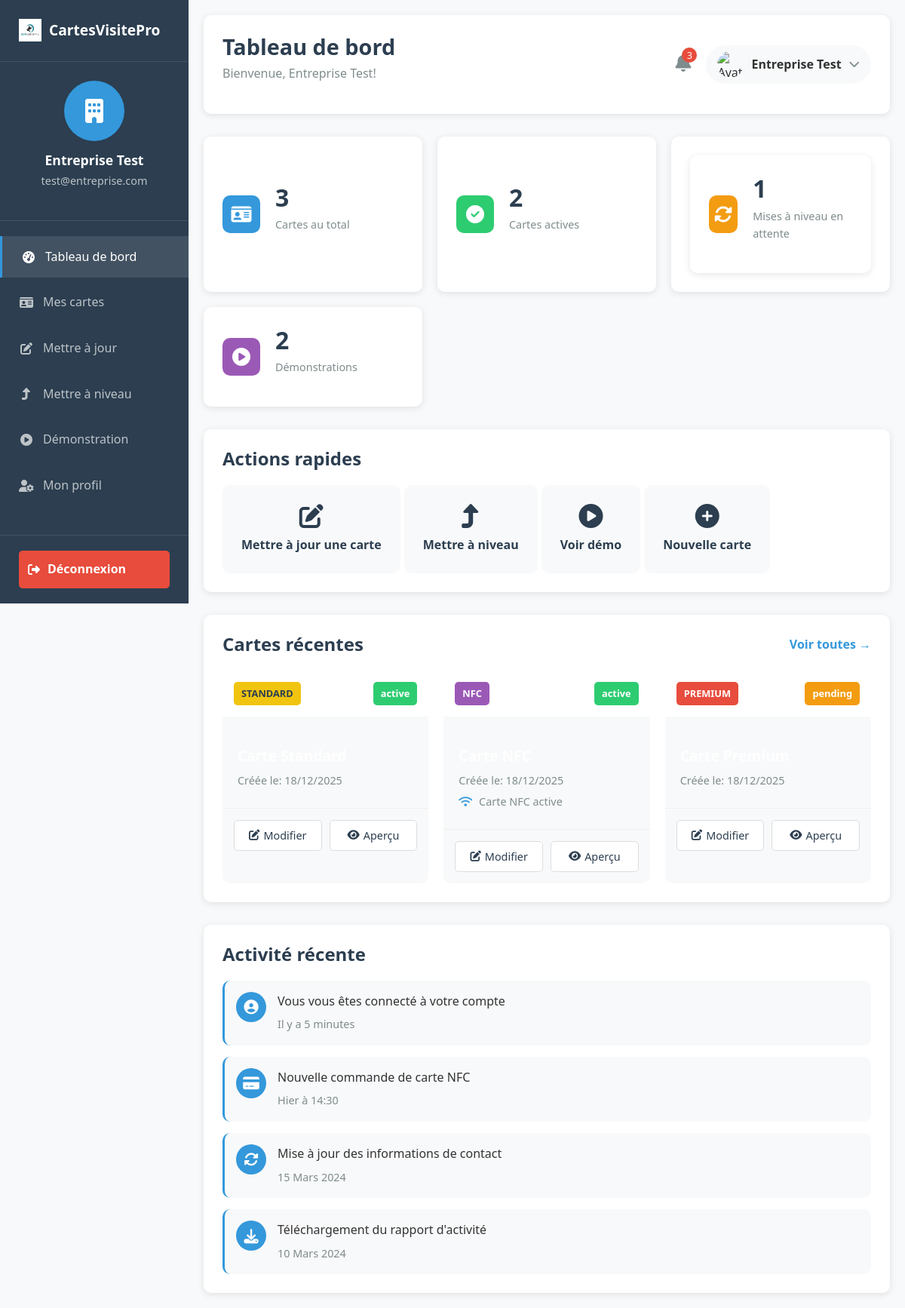
/client/dashboard.php (signed in), run on the app's committed database.
### tables this page shows
CREATE TABLE clients (
    id INT PRIMARY KEY AUTO_INCREMENT,
    company_name VARCHAR(100) NOT NULL,
    contact_person VARCHAR(100) NOT NULL,
    email VARCHAR(100) UNIQUE NOT NULL,
    password VARCHAR(255) NOT NULL,
    phone VARCHAR(20),
    address TEXT,
    city VARCHAR(50),
    postal_code VARCHAR(10),
    country VARCHAR(50) DEFAULT 'France',
    vat_number VARCHAR(50),
    subscription_type ENUM('free', 'basic', 'premium', 'enterprise') DEFAULT 'free',
    is_active BOOLEAN DEFAULT TRUE,
    email_verified BOOLEAN DEFAULT FALSE,
    verification_token VARCHAR(100),
    reset_token VARCHAR(100),
    reset_token_expiry DATETIME,
    last_login DATETIME,
    preferences JSON,
    created_at TIMESTAMP DEFAULT CURRENT_TIMESTAMP,
    updated_at TIMESTAMP DEFAULT CURRENT_TIMESTAMP ON UPDATE CURRENT_TIMESTAMP
);

CREATE TABLE client_cards (
    id INT PRIMARY KEY AUTO_INCREMENT,
    client_id INT NOT NULL,
    product_id INT NOT NULL,
    order_number VARCHAR(20) UNIQUE,
    card_type ENUM('standard', 'nfc', 'premium') NOT NULL,
    design_data JSON,
    nfc_data JSON NULL,
    status ENUM('draft', 'pending', 'processing', 'shipped', 'delivered', 'active', 'expired', 'upgrading', 'cancelled') DEFAULT 'draft',
    quantity INT DEFAULT 100,
    unit_price DECIMAL(10,2) NOT NULL,
    total_price DECIMAL(10,2) NOT NULL,
    vat_amount DECIMAL(10,2) DEFAULT 0,
    delivery_address TEXT,
    tracking_number VARCHAR(100),
    estimated_delivery DATE,
    actual_delivery DATE,
    notes TEXT,
    created_at TIMESTAMP DEFAULT CURRENT_TIMESTAMP,
    updated_at TIMESTAMP DEFAULT CURRENT_TIMESTAMP ON UPDATE CURRENT_TIMESTAMP,
    FOREIGN KEY (client_id) REFERENCES clients(id) ON DELETE CASCADE,
    FOREIGN KEY (product_id) REFERENCES products(id)
);

CREATE TABLE products (
    id INT PRIMARY KEY AUTO_INCREMENT,
    name VARCHAR(100) NOT NULL,
    description TEXT,
    category ENUM('standard', 'nfc', 'premium') NOT NULL,
    base_price DECIMAL(10,2) NOT NULL,
    features JSON,
    options JSON,
    is_active BOOLEAN DEFAULT TRUE,
    stock_quantity INT DEFAULT 0,
    delivery_days INT DEFAULT 5,
    created_at TIMESTAMP DEFAULT CURRENT_TIMESTAMP,
    updated_at TIMESTAMP DEFAULT CURRENT_TIMESTAMP ON UPDATE CURRENT_TIMESTAMP
);

### client/dashboard.php (the view, shortened to what this page needs)
<?php
$db = Database::getInstance();
$client_id = $_SESSION['client_id'];
$stmt = $db->prepare("SELECT company_name, email, phone, address FROM clients WHERE id = ?");
$stmt->execute([$client_id]);
$client = $stmt->fetch();
$stmt = $db->prepare("
    SELECT cc.*, p.name as product_name, p.category
    FROM client_cards cc
    JOIN products p ON cc.product_id = p.id
    WHERE cc.client_id = ?
    ORDER BY cc.created_at DESC
");
$stmt->execute([$client_id]);
$cards = $stmt->fetchAll();
$stmt = $db->prepare("SELECT status, COUNT(*) as count FROM client_cards WHERE client_id = ? GROUP BY status");
$stmt->execute([$client_id]);
$status_counts = $stmt->fetchAll(PDO::FETCH_KEY_PAIR);
$stmt = $db->prepare("SELECT COUNT(*) FROM demos WHERE client_id = ?");
$stmt->execute([$client_id]);
$demo_count = $stmt->fetchColumn();
$stmt = $db->prepare("
    SELECT COUNT(*)
    FROM upgrade_requests ur
    JOIN client_cards cc ON ur.card_id = cc.id
    WHERE cc.client_id = ? AND ur.status = 'pending'
");
$stmt->execute([$client_id]);
$pending_upgrades = $stmt->fetchColumn();
?>
<!DOCTYPE html>
<html lang="fr">
<head>
    <link rel="stylesheet" href="../assets/css/style.css">
    <link rel="stylesheet" href="../assets/css/client.css">
    <link rel="stylesheet" href="https://cdnjs.cloudflare.com/ajax/libs/font-awesome/6.4.0/css/all.min.css">
</head>
<body class="client-dashboard">
    <div class="sidebar">
        <div class="sidebar-header">
            <a href="../index.html" class="logo">
                <img src="../assets/images/logo.png" alt="CartesVisitePro">
                <span>CartesVisitePro</span>
            </a>
        </div>
        <div class="client-info">
            <div class="client-avatar">
                <i class="fas fa-building"></i>
            </div>
            <h3><?php echo htmlspecialchars($client['company_name']); ?></h3>
            <p><?php echo htmlspecialchars($client['email']); ?></p>
        </div>
        <nav class="sidebar-nav">
            <ul>
                <li class="active"><a href="dashboard.php"><i class="fas fa-tachometer-alt"></i> Tableau de bord</a></li>
                <li><a href="my-cards.php"><i class="fas fa-id-card"></i> Mes cartes</a></li>
                <li><a href="update-card.php"><i class="fas fa-edit"></i> Mettre à jour</a></li>
                <li><a href="upgrade-card.php"><i class="fas fa-level-up-alt"></i> Mettre à niveau</a></li>
                <li><a href="demo.php"><i class="fas fa-play-circle"></i> Démonstration</a></li>
                <li><a href="profile.php"><i class="fas fa-user-cog"></i> Mon profil</a></li>
            </ul>
        </nav>
        <div class="sidebar-footer">
            <a href="logout.php" class="btn-logout"><i class="fas fa-sign-out-alt"></i> Déconnexion</a>
        </div>
    </div>
    <div class="main-content">
        <header class="dashboard-header">
            <div class="header-left">
                <h1>Tableau de bord</h1>
                <p>Bienvenue, <?php echo htmlspecialchars($client['company_name']); ?>!</p>
            </div>
            <div class="header-right">
                <div class="notifications">
                    <i class="fas fa-bell"></i>
                    <span class="notification-count">3</span>
                </div>
                <div class="user-dropdown">
                    <img src="../assets/images/default-avatar.png" alt="Avatar">
                    <span><?php echo htmlspecialchars($client['company_name']); ?></span>
                    <i class="fas fa-chevron-down"></i>
                </div>
            </div>
        </header>
        <div class="dashboard-stats">
            <div class="stat-card">
                <div class="stat-icon primary">
                    <i class="fas fa-id-card"></i>
                </div>
                <div class="stat-info">
                    <h3><?php echo count($cards); ?></h3>
                    <p>Cartes au total</p>
                </div>
            </div>
            <div class="stat-card">
                <div class="stat-icon success">
                    <i class="fas fa-check-circle"></i>
                </div>
                <div class="stat-info">
                    <h3><?php echo $status_counts['active'] ?? 0; ?></h3>
                    <p>Cartes actives</p>
                </div>
            </div>
            <div class="stat-card">
                <div class="stat-card">
                    <div class="stat-icon warning">
                        <i class="fas fa-sync-alt"></i>
                    </div>
                    <div class="stat-info">
                        <h3><?php echo $pending_upgrades; ?></h3>
                        <p>Mises à niveau en attente</p>
                    </div>
                </div>
            </div>
            <div class="stat-card">
                <div class="stat-icon info">
                    <i class="fas fa-play-circle"></i>
                </div>
                <div class="stat-info">
                    <h3><?php echo $demo_count; ?></h3>
                    <p>Démonstrations</p>
                </div>
            </div>
        </div>
        <div class="quick-actions">
            <h2>Actions rapides</h2>
            <div class="action-buttons">
                <a href="update-card.php" class="action-btn">
                    <i class="fas fa-edit"></i>
                    <span>Mettre à jour une carte</span>
                </a>
                <a href="upgrade-card.php" class="action-btn">
                    <i class="fas fa-level-up-alt"></i>
                    <span>Mettre à niveau</span>
                </a>
                <a href="demo.php" class="action-btn">
                    <i class="fas fa-play-circle"></i>
                    <span>Voir démo</span>
                </a>
                <a href="my-cards.php?new=true" class="action-btn">
                    <i class="fas fa-plus-circle"></i>
                    <span>Nouvelle carte</span>
                </a>
            </div>
        </div>
        <div class="recent-cards">
            <div class="section-header">
                <h2>Cartes récentes</h2>
                <a href="my-cards.php" class="view-all">Voir toutes →</a>
            </div>
            <?php if (empty($cards)): ?>
                <div class="empty-state">
                    <i class="fas fa-id-card"></i>
                    <h3>Vous n'avez pas encore de cartes</h3>
                    <p>Créez votre première carte de visite pour commencer</p>
                    <a href="my-cards.php?new=true" class="btn btn-primary">Créer une carte</a>
                </div>
            <?php else: ?>
                <div class="cards-grid">
                    <?php foreach (array_slice($cards, 0, 4) as $card): ?>
                        <div class="card-item">
                            <div class="card-header">
                                <span class="card-type <?php echo $card['category']; ?>">
                                    <?php echo strtoupper($card['category']); ?>
                                </span>
                                <span class="card-status <?php echo $card['status']; ?>">
                                    <?php echo $card['status']; ?>
                                </span>
                            </div>
                            <div class="card-body">
                                <h3><?php echo htmlspecialchars($card['product_name']); ?></h3>
                                <p>Créée le: <?php echo date('d/m/Y', strtotime($card['created_at'])); ?></p>
                                <?php if ($card['category'] === 'nfc'): ?>
                                    <p><i class="fas fa-wifi"></i> Carte NFC active</p>
                                <?php endif; ?>
                            </div>
                            <div class="card-actions">
                                <a href="update-card.php?id=<?php echo $card['id']; ?>" class="btn-action">
                                    <i class="fas fa-edit"></i> Modifier
                                </a>
                                <a href="#" class="btn-action" onclick="previewCard(<?php echo $card['id']; ?>)">
                                    <i class="fas fa-eye"></i> Aperçu
                                </a>
                            </div>
                        </div>
                    <?php endforeach; ?>
                </div>
            <?php endif; ?>
        </div>
        <div class="recent-activity">
            <div class="section-header">
                <h2>Activité récente</h2>
            </div>
            <div class="activity-list">
                <div class="activity-item">
                    <div class="activity-icon">
                        <i class="fas fa-user-circle"></i>
                    </div>
                    <div class="activity-content">
                        <p>Vous vous êtes connecté à votre compte</p>
                        <span class="activity-time">Il y a 5 minutes</span>
                    </div>
                </div>
                <div class="activity-item">
                    <div class="activity-icon">
                        <i class="fas fa-credit-card"></i>
                    </div>
                    <div class="activity-content">
                        <p>Nouvelle commande de carte NFC</p>
                        <span class="activity-time">Hier à 14:30</span>
                    </div>
                </div>
                <div class="activity-item">
                    <div class="activity-icon">
                        <i class="fas fa-sync-alt"></i>
                    </div>
                    <div class="activity-content">
                        <p>Mise à jour des informations de contact</p>
                        <span class="activity-time">15 Mars 2024</span>
                    </div>
                </div>
                <div class="activity-item">
                    <div class="activity-icon">
                        <i class="fas fa-download"></i>
                    </div>
                    <div class="activity-content">
                        <p>Téléchargement du rapport d'activité</p>
                        <span class="activity-time">10 Mars 2024</span>
                    </div>
                </div>
            </div>
        </div>
    </div>
</body>
</html>

### assets/css/style.css (style rules this page uses)
* { margin: 0; padding: 0; box-sizing: border-box; }
html { scroll-behavior: smooth; }
body { font-family: 'Segoe UI', Tahoma, Geneva, Verdana, sans-serif; line-height: 1.6; color: #333; background-color: #f8f9fa; }
h1, h2, h3, h4, h5, h6 { font-weight: 700; line-height: 1.2; margin-bottom: 1rem; color: #2c3e50; }
h1 { font-size: 2.5rem; }
h2 { font-size: 2rem; }
h3 { font-size: 1.5rem; }
p { margin-bottom: 1rem; }
a { color: #3498db; text-decoration: none; transition: color 0.3s ease; }
.logo { display: flex; align-items: center; gap: 10px; font-size: 1.5rem; font-weight: 700; color: #2c3e50; }
.logo img { height: 40px; }

### data on the page
clients: company_name "Entreprise Test", email "test@entreprise.com"
client_cards: product.category "STANDARD", status "active", created_at "18/12/2025"
client_cards: product.category "NFC", status "active", created_at "18/12/2025", shows "Carte NFC active"
client_cards: product.category "PREMIUM", status "pending", created_at "18/12/2025"

### other printed values
count($cards) "3"
$status_counts['active'] "2"
$pending_upgrades "1"
$demo_count "2"
